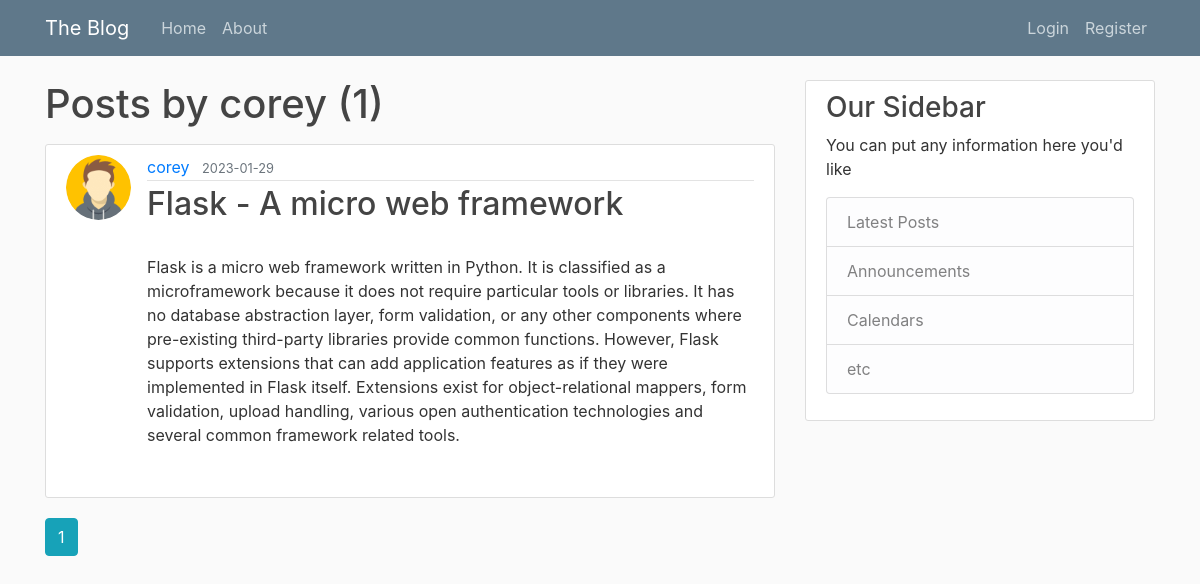
Screenshot of /user/corey with the database file from the repository.
### blog/models.py (models this page shows, shortened)
class User(db.Model, UserMixin):
    id = db.Column(db.Integer, primary_key=True)
    username = db.Column(db.String(20), unique = True, nullable = False )
    email = db.Column(db.String(120), unique = True, nullable = False )
    image_file = db.Column(db.String(20), nullable=False, default='default.jpeg')
    password = db.Column(db.String(60), nullable = False)
    posts = db.relationship('Post', backref='author', lazy=True)

class Post(db.Model):
    id = db.Column(db.Integer, primary_key=True)
    title = db.Column(db.String(100), nullable=False)
    date_posted = db.Column(db.DateTime, nullable = False, default = datetime.utcnow)
    content = db.Column(db.Text, nullable=False)
    user_id = db.Column(db.Integer, db.ForeignKey('user.id'), nullable=False)

### blog/routes.py (the view)
@app.route("/user/<string:username>")
def user_posts(username):
    page = request.args.get('page', 1, type=int)
    user = User.query.filter_by(username=username).first_or_404()
    posts = Post.query.filter_by(author=user)\
        .order_by(Post.date_posted.desc())\
        .paginate(page = page, per_page=5)
    return  render_template('user_posts.html', posts=posts, user=user)

### blog/templates/user_posts.html (shortened to what this page needs)
{% extends "layout.html" %}
{% block content %}
    <h1 class="mb-3">Posts by {{user.username}} ({{posts.total}})</h1>
    {% for post in posts.items %}
        <article class="media content-section">
            <img src="{{ url_for('static', filename='profile_pics/'+ post.author.image_file) }}" alt="" class="rounded-circle article-img">
            <div class="media-body">
                <div class="article-metadata">
                    <a href="{{url_for('user_posts', username=post.author.username)}}" class="mr-2">
                        {{post.author.username}}
                    </a>
                    <small class="text-muted">
                        {{post.date_posted.strftime('%Y-%m-%d')}}
                    </small>
                </div>
                <h2><a href="{{ url_for('post', post_id=post.id) }}" class="article-title">
                    {{post.title}}
                </a></h2>
                <p class="article-content">
                    {{post.content}}
                </p>
            </div>
        </article>
    {% endfor %}
    {% for page_num in posts.iter_pages(left_edge=1, right_edge=1, left_current=1, right_current=2) %}
        {% if page_num %}
            {% if posts.page == page_num %}
                <a class="btn btn-info mb-4" href="{{url_for('user_posts', username=user.username, page=page_num)}}">{{page_num}}</a>
            {% else %}
                <a class="btn btn-outline-info mb-4" href="{{url_for('user_posts', username=user.username, page=page_num)}}">{{page_num}}</a>
            {% endif %}
        {% endif %}
    {% endfor %}
{% endblock content %}

### blog/static/main.css (style rules this page uses)
body { background: #fafafa; color: #333333; margin-top: 5rem; }
h1, h2, h3, h4, h5, h6 { color: #444444; }
.content-section { background: #ffffff; padding: 10px 20px; border: 1px solid #dddddd; border-radius: 3px; margin-bottom: 20px; }
.article-title { color: #444444; }
.article-content { white-space: pre-line; }
.article-img { height: 65px; width: 65px; margin-right: 16px; }
.article-metadata { padding-bottom: 1px; margin-bottom: 4px; border-bottom: 1px solid #e3e3e3 }

### rows the page displays
User: username "corey"
Post: image_file (picture), author.username "corey", date_posted "2023-01-29", title "Flask - A micro web framework", content "Flask is a micro web framework written in Python. It is classified as a microframework because it does not require particular tools or libraries. It has no database abstraction layer, form validation, or any other components where pre-existing third-party libraries provide common functions. However, Flask supports extensions that can add application features as if they were implemented in Flask itself. Extensions exist for object-relational mappers, form validation, upload handling, various open authentication technologies and several common framework related tools."

### other values shown
{{ posts.total }} "1"
{{ page_num }} "1"
